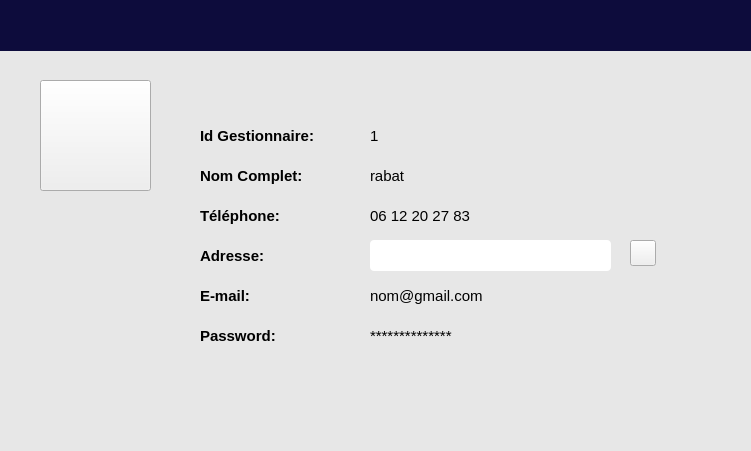
<?xml version="1.0" encoding="UTF-8"?>
<ui version="4.0">
 <class>Form</class>
 <widget class="QWidget" name="Form">
  <property name="geometry">
   <rect>
    <x>0</x>
    <y>0</y>
    <width>751</width>
    <height>451</height>
   </rect>
  </property>
  <property name="windowTitle">
   <string>Form</string>
  </property>
  <widget class="QLabel" name="label">
   <property name="geometry">
    <rect>
     <x>0</x>
     <y>50</y>
     <width>751</width>
     <height>451</height>
    </rect>
   </property>
   <property name="styleSheet">
    <string notr="true">background-color:rgb(231, 231, 231)</string>
   </property>
   <property name="text">
    <string/>
   </property>
  </widget>
  <widget class="QLabel" name="label_2">
   <property name="geometry">
    <rect>
     <x>0</x>
     <y>0</y>
     <width>751</width>
     <height>51</height>
    </rect>
   </property>
   <property name="styleSheet">
    <string notr="true">background-color:rgb(13,12,60)</string>
   </property>
   <property name="text">
    <string/>
   </property>
  </widget>
  <widget class="QPushButton" name="pushButton">
   <property name="geometry">
    <rect>
     <x>40</x>
     <y>80</y>
     <width>111</width>
     <height>111</height>
    </rect>
   </property>
   <property name="autoFillBackground">
    <bool>false</bool>
   </property>
   <property name="styleSheet">
    <string notr="true">background-image:url(:/newPrefix/icons8-personne-homme-100.png);
background-color:url(icons8-personne-homme-40.png);
background-repeat: no-repeat;</string>
   </property>
   <property name="text">
    <string/>
   </property>
  </widget>
  <widget class="QLabel" name="label_6">
   <property name="geometry">
    <rect>
     <x>200</x>
     <y>160</y>
     <width>111</width>
     <height>31</height>
    </rect>
   </property>
   <property name="font">
    <font>
     <pointsize>11</pointsize>
     <weight>75</weight>
     <bold>true</bold>
    </font>
   </property>
   <property name="text">
    <string>Nom Complet:</string>
   </property>
  </widget>
  <widget class="QLabel" name="label_3">
   <property name="geometry">
    <rect>
     <x>200</x>
     <y>120</y>
     <width>121</width>
     <height>31</height>
    </rect>
   </property>
   <property name="font">
    <font>
     <pointsize>11</pointsize>
     <weight>75</weight>
     <bold>true</bold>
    </font>
   </property>
   <property name="text">
    <string>Id Gestionnaire:</string>
   </property>
  </widget>
  <widget class="QLabel" name="label_10">
   <property name="geometry">
    <rect>
     <x>200</x>
     <y>200</y>
     <width>111</width>
     <height>31</height>
    </rect>
   </property>
   <property name="font">
    <font>
     <pointsize>11</pointsize>
     <weight>75</weight>
     <bold>true</bold>
    </font>
   </property>
   <property name="text">
    <string>Téléphone:</string>
   </property>
  </widget>
  <widget class="QLabel" name="label_12">
   <property name="geometry">
    <rect>
     <x>200</x>
     <y>320</y>
     <width>101</width>
     <height>31</height>
    </rect>
   </property>
   <property name="font">
    <font>
     <pointsize>11</pointsize>
     <weight>75</weight>
     <bold>true</bold>
    </font>
   </property>
   <property name="text">
    <string>Password:</string>
   </property>
  </widget>
  <widget class="QLabel" name="passLabel">
   <property name="geometry">
    <rect>
     <x>370</x>
     <y>320</y>
     <width>131</width>
     <height>31</height>
    </rect>
   </property>
   <property name="font">
    <font>
     <pointsize>11</pointsize>
    </font>
   </property>
   <property name="text">
    <string>**************</string>
   </property>
  </widget>
  <widget class="QLabel" name="label_9">
   <property name="geometry">
    <rect>
     <x>200</x>
     <y>240</y>
     <width>101</width>
     <height>31</height>
    </rect>
   </property>
   <property name="font">
    <font>
     <pointsize>11</pointsize>
     <weight>75</weight>
     <bold>true</bold>
    </font>
   </property>
   <property name="text">
    <string>Adresse:</string>
   </property>
  </widget>
  <widget class="QLabel" name="label_11">
   <property name="geometry">
    <rect>
     <x>200</x>
     <y>280</y>
     <width>101</width>
     <height>31</height>
    </rect>
   </property>
   <property name="font">
    <font>
     <pointsize>11</pointsize>
     <weight>75</weight>
     <bold>true</bold>
    </font>
   </property>
   <property name="text">
    <string>E-mail:</string>
   </property>
  </widget>
  <widget class="QLabel" name="teleLabel">
   <property name="geometry">
    <rect>
     <x>370</x>
     <y>200</y>
     <width>131</width>
     <height>31</height>
    </rect>
   </property>
   <property name="font">
    <font>
     <pointsize>11</pointsize>
    </font>
   </property>
   <property name="text">
    <string>06 12 20 27 83</string>
   </property>
  </widget>
  <widget class="QLabel" name="idLabel">
   <property name="geometry">
    <rect>
     <x>370</x>
     <y>120</y>
     <width>131</width>
     <height>31</height>
    </rect>
   </property>
   <property name="font">
    <font>
     <pointsize>11</pointsize>
    </font>
   </property>
   <property name="text">
    <string>1</string>
   </property>
  </widget>
  <widget class="QLabel" name="emailLabel">
   <property name="geometry">
    <rect>
     <x>370</x>
     <y>280</y>
     <width>131</width>
     <height>31</height>
    </rect>
   </property>
   <property name="font">
    <font>
     <pointsize>11</pointsize>
    </font>
   </property>
   <property name="text">
    <string>nom@gmail.com</string>
   </property>
  </widget>
  <widget class="QLabel" name="nomLabel">
   <property name="geometry">
    <rect>
     <x>370</x>
     <y>160</y>
     <width>131</width>
     <height>31</height>
    </rect>
   </property>
   <property name="font">
    <font>
     <pointsize>11</pointsize>
    </font>
   </property>
   <property name="text">
    <string>rabat</string>
   </property>
  </widget>
  <widget class="QLineEdit" name="adressetextfield">
   <property name="geometry">
    <rect>
     <x>370</x>
     <y>240</y>
     <width>241</width>
     <height>31</height>
    </rect>
   </property>
   <property name="font">
    <font>
     <pointsize>13</pointsize>
    </font>
   </property>
   <property name="styleSheet">
    <string notr="true">border-radius:4px</string>
   </property>
  </widget>
  <widget class="QPushButton" name="pushButton_2">
   <property name="geometry">
    <rect>
     <x>630</x>
     <y>240</y>
     <width>26</width>
     <height>26</height>
    </rect>
   </property>
   <property name="styleSheet">
    <string notr="true">background-image:url(:/newPrefix/icons8-coche-23.png);</string>
   </property>
   <property name="text">
    <string/>
   </property>
  </widget>
 </widget>
 <resources>
  <include location="../ferf.qrc"/>
 </resources>
 <connections/>
</ui>
